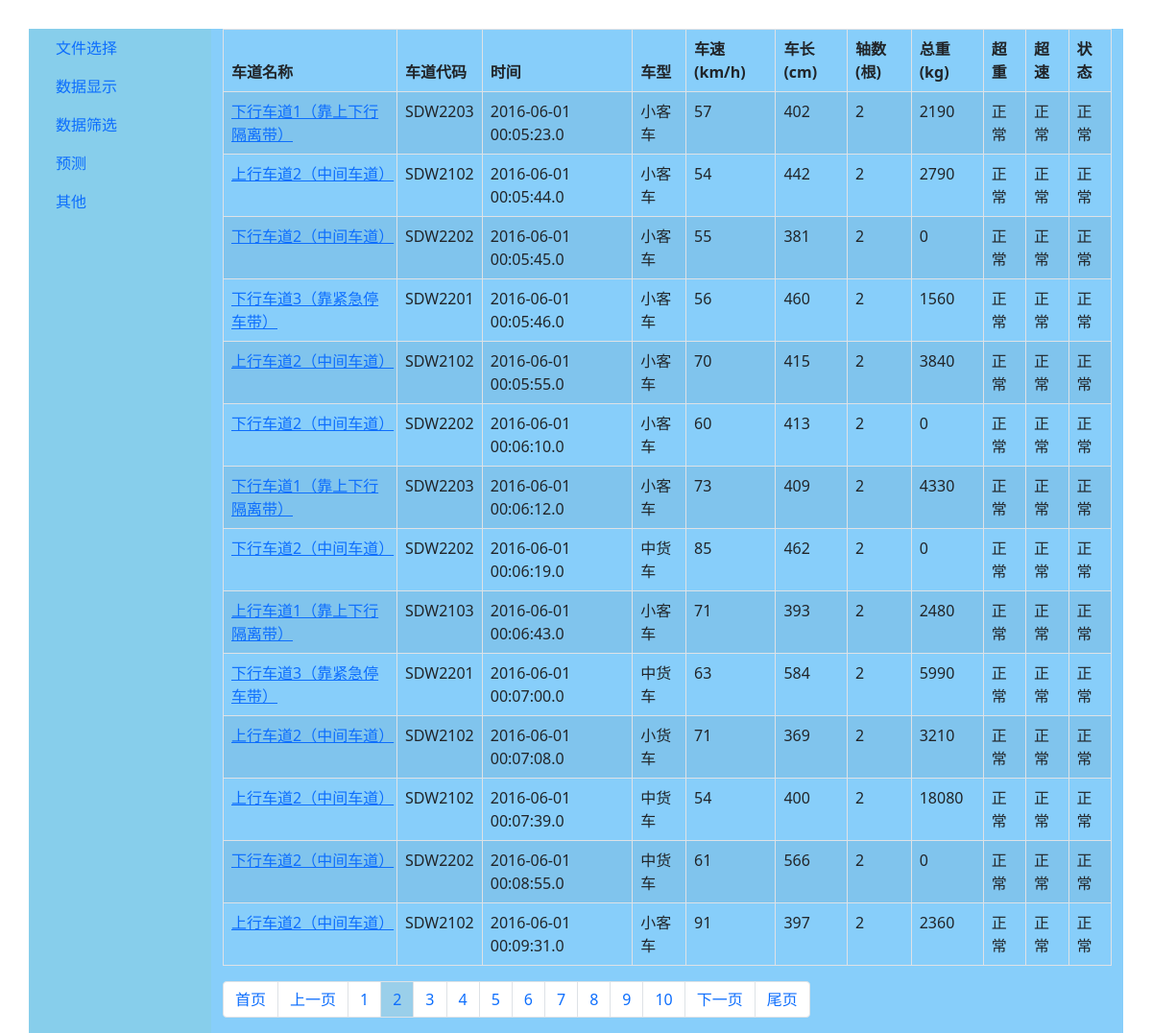
The page /tfp/show/2/ on the database its author committed.
### trafficflowprediction/models.py (models this page shows)
class CarInfo(models.Model):
    lane_name = models.CharField(max_length=15)
    lane_code = models.CharField(max_length=7)
    time = models.CharField(max_length=22)
    car_type = models.CharField(max_length=3)
    speed = models.PositiveSmallIntegerField()
    car_length = models.PositiveSmallIntegerField()
    axles = models.PositiveSmallIntegerField()
    total_weight = models.PositiveSmallIntegerField()
    axle1_weight = models.PositiveSmallIntegerField()
    axle2_weight = models.PositiveSmallIntegerField()
    axle3_weight = models.PositiveSmallIntegerField()
    axle4_weight = models.PositiveSmallIntegerField()
    axle5_weight = models.PositiveSmallIntegerField()
    axle6_weight = models.PositiveSmallIntegerField()
    axle7_weight = models.PositiveSmallIntegerField()
    axle8_weight = models.PositiveSmallIntegerField()
    axle9_weight = models.PositiveSmallIntegerField()
    axle10_weight = models.PositiveSmallIntegerField()
    overload = models.CharField(max_length=5)
    overspeed = models.CharField(max_length=5)
    state = models.CharField(max_length=5)
    class Meta:
        permissions = ()

### trafficflowprediction/views.py (the view)
# urls.py: path('show/<int:p>/', show, name='show'),
def show(request, p):
    stu_list = CarInfo.objects.all()
    current_page = int(p)
    paginator = CustomerPaginator(current_page, 10, stu_list, 14)
    try:
        posts = paginator.page(current_page)
    except PageNotAnInteger:
        posts = paginator.page(1)
    except EmptyPage:
        posts = paginator.page(paginator.num_pages)
    return render(request, "trafficflowprediction/show.html", {"posts": posts})

### trafficflowprediction/views.py (called while the page is built)
    def pager_num_range(self):
        if self.num_pages < self.per_page_num:
            return range(1, self.num_pages + 1)
        part = int(self.per_page_num / 2)
        if self.current_page <= part:
            return range(1, self.per_page_num + 1)
        if self.current_page + part > self.num_pages:
            return range(self.num_pages - self.per_page_num + 1, self.num_pages + 1)
        return range(self.current_page - part, self.current_page + part + 1)

### trafficflowprediction/templates/trafficflowprediction/show.html (shortened to what this page needs)
{% extends 'trafficflowprediction/base.html' %}
{% block data_content %}
    <table class="table table-bordered table-striped table-hover">
        <thead>
        <tr>
            <th>车道名称</th>
            <th>车道代码</th>
            <th>时间</th>
            <th>车型</th>
            <th>车速(km/h)</th>
            <th>车长(cm)</th>
            <th>轴数(根)</th>
            <th>总重(kg)</th>
            <th>超重</th>
            <th>超速</th>
            <th>状态</th>
        </tr>
        </thead>
        <tbody>
        {% for item in posts %}
            <tr>
                <td><a href="{% url 'trafficflowprediction:detail' item.pk %}">{{ item.lane_name }}</a></td>
                <td>{{ item.lane_code }}</td>
                <td>{{ item.time }}</td>
                <td>{{ item.car_type }}</td>
                <td>{{ item.speed }}</td>
                <td>{{ item.car_length }}</td>
                <td>{{ item.axles }}</td>
                <td>{{ item.total_weight }}</td>
                <td>{{ item.overload }}</td>
                <td>{{ item.overspeed }}</td>
                <td>{{ item.state }}</td>
            </tr>
        {% empty %}
            <tr>
                <td colspan="11">
                    暂无数据
                </td>
            </tr>
        {% endfor %}
        </tbody>
    </table>
    <nav aria-label="Page navigation">
        <ul class="pagination" style="margin-top: 0px">
            <li class="page-item"><a class="page-link" href="{% url 'trafficflowprediction:show' p=1 %}" aria-label="F">
                <span aria-hidden="true">首页</span>
            </a></li>
            {% if posts.has_previous %}
                <li class="page-item"><a class="page-link"
                                         href="{% url 'trafficflowprediction:show' p=posts.previous_page_number %}"
                                         aria-label="Previous">
                    <span aria-hidden="true">上一页</span>
                </a></li>
            {% else %}
                <li class="page-item"><a class="page-link" href="#" aria-label="Previous">
                    <span aria-hidden="true">上一页</span></a>
                </li>
            {% endif %}
            {% for i in posts.paginator.pager_num_range %}
                {% if i == posts.number %}
                    <li class="page-item"><a class="page-link" style="background-color: #9acfea;"
                                             href="{% url 'trafficflowprediction:show' p=i %}">{{ i }}</a></li>
                {% else %}
                    <li class="page-item"><a class="page-link"
                                             href="{% url 'trafficflowprediction:show' p=i %}">{{ i }}</a></li>
                {% endif %}
            {% endfor %}
            {% if posts.has_next %}
                <li class="page-item"><a class="page-link"
                                         href="{% url 'trafficflowprediction:show' p=posts.next_page_number %}"
                                         aria-label="Next">
                    <span aria-hidden="true">下一页</span>
                </a></li>
            {% else %}
                <li class="page-item"><a class="page-link" href="#" aria-label="Next">
                    <span aria-hidden="true">下一页</span>
                </a></li>
            {% endif %}
            <li class="page-item"><a class="page-link"
                                     href="{% url 'trafficflowprediction:show' p=posts.paginator.num_pages %}"
                                     aria-label="Last">
                <span aria-hidden="true">尾页</span>
            </a></li>
        </ul>
    </nav>
{% endblock %}

### rows shown on the page
CarInfo: lane_name "下行车道1（靠上下行隔离带）", lane_code "SDW2203", time "2016-06-01 00:05:23.0", car_type "小客车", speed "57", car_length "402", axles "2", total_weight "2190", overload "正常", overspeed "正常", state "正常"
CarInfo: lane_name "上行车道2（中间车道）", lane_code "SDW2102", time "2016-06-01 00:05:44.0", car_type "小客车", speed "54", car_length "442", axles "2", total_weight "2790", overload "正常", overspeed "正常", state "正常"
CarInfo: lane_name "下行车道2（中间车道）", lane_code "SDW2202", time "2016-06-01 00:05:45.0", car_type "小客车", speed "55", car_length "381", axles "2", total_weight "0", overload "正常", overspeed "正常", state "正常"
CarInfo: lane_name "下行车道3（靠紧急停车带）", lane_code "SDW2201", time "2016-06-01 00:05:46.0", car_type "小客车", speed "56", car_length "460", axles "2", total_weight "1560", overload "正常", overspeed "正常", state "正常"
CarInfo: lane_name "上行车道2（中间车道）", lane_code "SDW2102", time "2016-06-01 00:05:55.0", car_type "小客车", speed "70", car_length "415", axles "2", total_weight "3840", overload "正常", overspeed "正常", state "正常"
CarInfo: lane_name "下行车道2（中间车道）", lane_code "SDW2202", time "2016-06-01 00:06:10.0", car_type "小客车", speed "60", car_length "413", axles "2", total_weight "0", overload "正常", overspeed "正常", state "正常"
CarInfo: lane_name "下行车道1（靠上下行隔离带）", lane_code "SDW2203", time "2016-06-01 00:06:12.0", car_type "小客车", speed "73", car_length "409", axles "2", total_weight "4330", overload "正常", overspeed "正常", state "正常"
CarInfo: lane_name "下行车道2（中间车道）", lane_code "SDW2202", time "2016-06-01 00:06:19.0", car_type "中货车", speed "85", car_length "462", axles "2", total_weight "0", overload "正常", overspeed "正常", state "正常"
CarInfo: lane_name "上行车道1（靠上下行隔离带）", lane_code "SDW2103", time "2016-06-01 00:06:43.0", car_type "小客车", speed "71", car_length "393", axles "2", total_weight "2480", overload "正常", overspeed "正常", state "正常"
CarInfo: lane_name "下行车道3（靠紧急停车带）", lane_code "SDW2201", time "2016-06-01 00:07:00.0", car_type "中货车", speed "63", car_length "584", axles "2", total_weight "5990", overload "正常", overspeed "正常", state "正常"
CarInfo: lane_name "上行车道2（中间车道）", lane_code "SDW2102", time "2016-06-01 00:07:08.0", car_type "小货车", speed "71", car_length "369", axles "2", total_weight "3210", overload "正常", overspeed "正常", state "正常"
CarInfo: lane_name "上行车道2（中间车道）", lane_code "SDW2102", time "2016-06-01 00:07:39.0", car_type "中货车", speed "54", car_length "400", axles "2", total_weight "18080", overload "正常", overspeed "正常", state "正常"
CarInfo: lane_name "下行车道2（中间车道）", lane_code "SDW2202", time "2016-06-01 00:08:55.0", car_type "中货车", speed "61", car_length "566", axles "2", total_weight "0", overload "正常", overspeed "正常", state "正常"
CarInfo: lane_name "上行车道2（中间车道）", lane_code "SDW2102", time "2016-06-01 00:09:31.0", car_type "小客车", speed "91", car_length "397", axles "2", total_weight "2360", overload "正常", overspeed "正常", state "正常"

### other values the page prints
{{ i }} "1" "3" "4" "5" "6" "7" "8" "9" "10"
{{ i }} "2"
